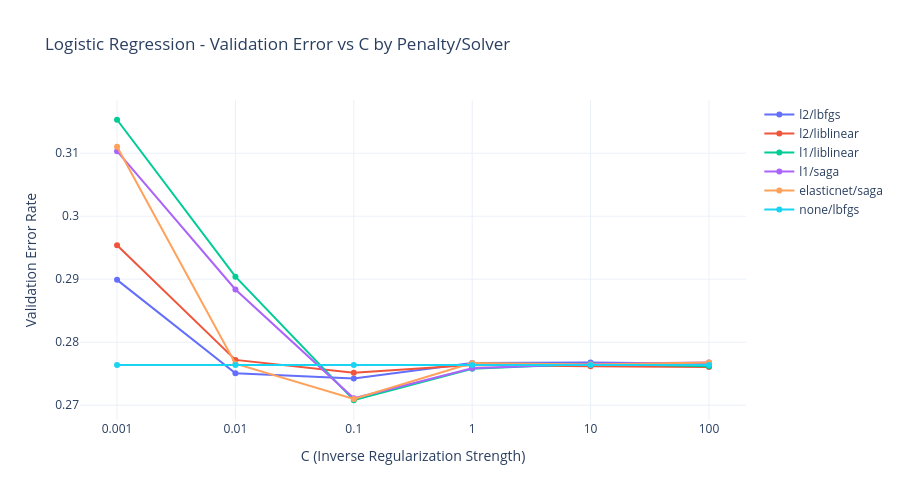

This figure's notebook cell:
### Markdown cell above
## **Logistic Regression**

### Code cell
C_range = [0.001, 0.01, 0.1, 1, 10, 100]
C_strings = [str(c) for c in C_range]

# Not all penalty and solver combinations are valid
hyperparam_combos = [
    ('l2', 'lbfgs', {}),
    ('l2', 'liblinear', {}),
    ('l1', 'liblinear', {}),
    ('l1', 'saga', {}),
    ('elasticnet', 'saga', {'l1_ratio': 0.5}),
    (None, 'lbfgs', {}),
]

lr_results = {}

for i, (penalty, solver, extra) in enumerate(hyperparam_combos, 1):
    label = f"{penalty or 'none'}/{solver}"
    print(f"[{i}/{len(hyperparam_combos)}] Fitting: {label}")
    train_errors, val_errors = [], []
    for C in C_range:
        model = LogisticRegression(penalty=penalty, solver=solver, C=C, max_iter=1000, random_state=42, **extra)
        model.fit(X_train_scaled, y_train)
        train_errors.append(1 - model.score(X_train_scaled, y_train))
        val_errors.append(1 - model.score(X_val_scaled, y_val))
        print(f"  C={str(C):<8}  Train Error: {train_errors[-1]:.4f}  Validation Error: {val_errors[-1]:.4f}")
    lr_results[label] = {'train': train_errors, 'val': val_errors}

# Plot validation error for all combos
fig = go.Figure()
for combo, errors in lr_results.items():
    fig.add_trace(go.Scatter(
        x=C_strings, y=errors['val'],
        mode='lines+markers', name=combo
    ))

fig.update_layout(
    title='Logistic Regression - Validation Error vs C by Penalty/Solver',
    xaxis_title='C (Inverse Regularization Strength)',
    yaxis_title='Validation Error Rate',
    template='plotly_white',
    height=500
)
fig.show()

# Find best overall combo and C
best_lr_label, best_C, best_C_idx, best_err = None, None, None, 1.0

for combo, errors in lr_results.items():
    index = errors['val'].index(min(errors['val']))
    if errors['val'][index] < best_err:
        best_err = errors['val'][index]
        best_lr_label = combo
        best_C_idx = index
        best_C = C_range[index]

best_penalty, best_solver = best_lr_label.split('/')
best_penalty = None if best_penalty == 'none' else best_penalty
best_extra = {'l1_ratio': 0.5} if best_penalty == 'elasticnet' else {}

print(f"Best combo: {best_lr_label}")
print(f"Best C: {best_C}")
print(f"Train error: {lr_results[best_lr_label]['train'][best_C_idx]:.4f}")
print(f"Validation error: {best_err:.4f}")

### Figure 1 — Plotly figure (JSON) as saved in the notebook; plotly's stock layout.template omitted (floating-point values rounded to 4 significant figures)
{"data": [{"mode": "lines+markers", "name": "l2/lbfgs", "type": "scatter", "x": ["0.001", "0.01", "0.1", "1", "10", "100"], "y": [0.2899, 0.2751, 0.2742, 0.2767, 0.2768, 0.2766]}, {"mode": "lines+markers", "name": "l2/liblinear", "type": "scatter", "x": ["0.001", "0.01", "0.1", "1", "10", "100"], "y": [0.2954, 0.2772, 0.2752, 0.2764, 0.2762, 0.2761]}, {"mode": "lines+markers", "name": "l1/liblinear", "type": "scatter", "x": ["0.001", "0.01", "0.1", "1", "10", "100"], "y": [0.3153, 0.2904, 0.2708, 0.2758, 0.2766, 0.2762]}, {"mode": "lines+markers", "name": "l1/saga", "type": "scatter", "x": ["0.001", "0.01", "0.1", "1", "10", "100"], "y": [0.3103, 0.2884, 0.2711, 0.2759, 0.2766, 0.2768]}, {"mode": "lines+markers", "name": "elasticnet/saga", "type": "scatter", "x": ["0.001", "0.01", "0.1", "1", "10", "100"], "y": [0.311, 0.2766, 0.271, 0.2767, 0.2765, 0.2768]}, {"mode": "lines+markers", "name": "none/lbfgs", "type": "scatter", "x": ["0.001", "0.01", "0.1", "1", "10", "100"], "y": [0.2764, 0.2764, 0.2764, 0.2764, 0.2764, 0.2764]}], "layout": {"height": 500, "title": {"text": "Logistic Regression - Validation Error vs C by Penalty/Solver"}, "xaxis": {"title": {"text": "C (Inverse Regularization Strength)"}}, "yaxis": {"title": {"text": "Validation Error Rate"}}}}
